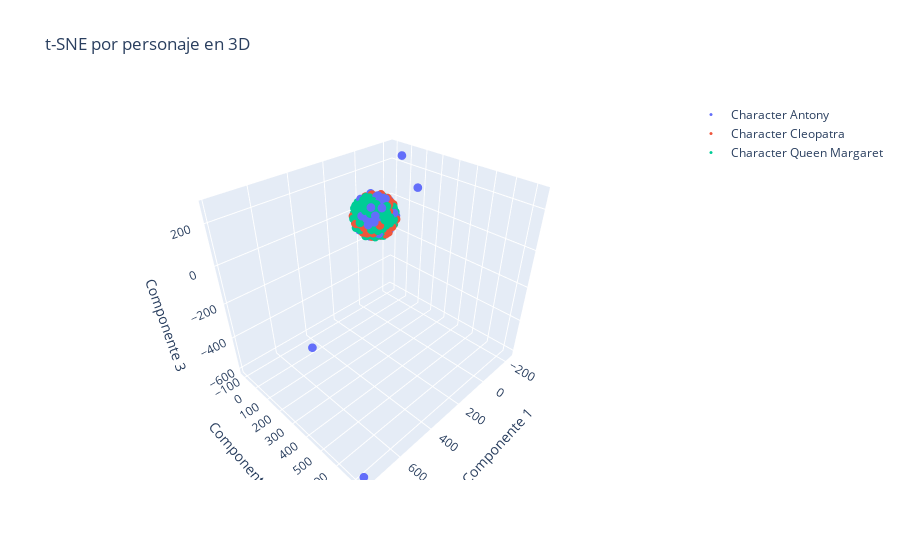

The cell this chart's notebook holds for it:
### Code cell
from sklearn.manifold import TSNE
import numpy as np
import plotly.graph_objs as go

# Configurar y ajustar t-SNE para tres dimensiones con inicialización aleatoria
tsne = TSNE(n_components=3, random_state=42, init='random')
X_train_red = tsne.fit_transform(X_train_tf)

fig = go.Figure()

# Añadir trazos para cada clase en 3D
for character in np.unique(y_train):
    mask_train = y_train == character
    fig.add_trace(go.Scatter3d(
        x=X_train_red[mask_train, 0],
        y=X_train_red[mask_train, 1],
        z=X_train_red[mask_train, 2],
        mode='markers',
        marker=dict(size=3),  # Ajustar el tamaño de los puntos
        name=f'Character {character}'
    ))

# Configurar el layout
fig.update_layout(
    title='t-SNE por personaje en 3D',
    scene=dict(
        xaxis_title='Componente 1',
        yaxis_title='Componente 2',
        zaxis_title='Componente 3'
    )
)

# Mostrar el gráfico
fig.show()

### Figure 1 — Plotly figure (JSON) as saved in the notebook; plotly's stock layout.template omitted (floating-point values rounded to 4 significant figures; data arrays with more than 128 entries replaced by an {"elided": "..."} marker saying what was removed)
{"data": [{"marker": {"size": 3}, "mode": "markers", "name": "Character Antony", "type": "scatter3d", "x": {"elided": "177 float values"}, "y": {"elided": "177 float values"}, "z": {"elided": "177 float values"}}, {"marker": {"size": 3}, "mode": "markers", "name": "Character Cleopatra", "type": "scatter3d", "x": {"elided": "143 float values"}, "y": {"elided": "143 float values"}, "z": {"elided": "143 float values"}}, {"marker": {"size": 3}, "mode": "markers", "name": "Character Queen Margaret", "type": "scatter3d", "x": [34.86, -16.11, -69.03, 30.85, 1.538, -85.56, 87.65, 55.13, -10.96, 36.6, 11.51, -27.83, -17.92, 102.9, 0.2114, 38.03, 64.05, -36.73, 19.33, 90.56, 113.1, 81.99, -0.05367, 1.999, 25.48, 24.85, 20.61, 22.7, -14.7, 98.97, -24.04, 15.09, 30.23, -74.45, 12.46, -45.8, -28.24, -13.31, 33.53, 30.33, -80.91, 76.19, 38.78, 90.12, 52.43, 12.65, 105.0, -74.34, 38.48, 51.09, 31.57, 32.29, 33.11, 73.59, 56.6, 68.63, 20.94, 55.75, -7.814, 60.84, 21.24, 44.3, 2.131, 13.49, 36.13, -41.2, 73.43, 34.31, 55.39, 28.3, 61.86, 14.58, -41.67, 41.14, 50.2, 59.64, -53.7, -63.9, -21.95, 27.62, 75.06, 17.37, 7.387, -1.886, 19.71, 39.86, 46.59, 76.18, -38.19, -35.06, 39.02, 57.32, 74.65, -72.48, -2.064, -5.845, 72.73, 42.04, 22.08, 65.66, -6.508, 51.55, 101.6, -12.71, -8.862, -17.83, -62.62, 57.39, -12.1, -55.42, 64.69, 68.46, 10.55, -39.54, 31.02, 31.11, 22.14, 90.43], "y": [31.28, 22.88, -31.0, 62.57, 31.01, -29.85, -24.94, -61.37, -3.985, 29.17, 67.54, 104.6, -79.0, -47.72, 105.2, -76.4, 86.38, 11.94, 1.203, -14.47, 10.99, 17.77, 37.48, -85.23, -2.63, -11.63, -42.57, 22.97, -34.92, -34.89, -41.82, 22.07, -91.81, -19.11, 96.4, 26.5, -24.68, -9.061, 10.12, 19.64, -0.6535, 45.61, -42.03, 67.72, 41.85, -59.84, -18.73, 8.064, 49.38, -2.678, 42.78, 51.82, 65.1, -31.37, -54.2, -49.71, 22.77, -12.09, 34.69, -87.47, -99.73, 56.9, 63.79, 16.91, 90.5, -38.23, -0.597, -85.75, -47.33, 105.6, -53.16, 80.96, -38.16, -61.06, -9.929, 53.95, -59.12, 81.48, -24.67, -62.82, -2.463, 50.99, 8.193, 41.37, 20.05, 85.11, -31.78, 43.39, -63.85, -28.51, -9.155, 15.05, 28.4, -3.073, 104.0, -22.88, -61.85, -33.38, 78.08, 65.77, 77.5, 12.99, -0.9817, 27.59, 10.38, -40.15, -81.48, 1.808, -65.9, 75.07, -80.75, 1.919, 57.52, 93.8, 101.0, -19.93, -25.67, -43.06], "z": [69.57, -62.15, -75.72, 36.97, 17.98, -12.4, 3.669, 11.95, 26.36, -39.26, 53.55, 5.793, 20.09, 3.276, -2.937, 30.88, -28.01, -53.87, -37.39, 56.06, 5.373, 61.87, -47.84, -54.01, 26.41, 103.5, 95.13, 26.4, -36.47, -43.58, -4.454, -37.86, 54.4, 78.6, 52.33, -27.49, 60.43, 78.16, -19.9, 96.09, -22.72, 54.32, 2.652, -20.85, -16.72, -61.0, 28.67, 39.55, 92.08, 98.69, 19.23, -46.65, -73.8, 75.57, -59.84, -10.26, -105.0, -57.88, -26.67, 5.84, -37.57, 61.74, -87.64, 47.19, -26.47, -65.92, -33.33, 0.4062, -32.95, -5.131, 37.46, 27.49, 36.98, -11.62, 34.59, -73.05, -77.34, 28.21, -56.37, 11.79, 79.66, 72.34, 21.24, -72.61, 3.536, 50.97, 92.05, -23.05, 5.06, -25.14, -9.866, -55.81, -71.72, 2.345, 26.53, 34.41, 60.35, 48.52, -47.57, -7.175, 76.25, 77.62, -41.73, 58.03, -18.84, 45.29, 11.08, 55.41, 41.62, 55.52, 36.92, -87.96, -58.04, -28.94, 23.62, 7.774, -11.31, 40.68]}], "layout": {"scene": {"xaxis": {"title": {"text": "Componente 1"}}, "yaxis": {"title": {"text": "Componente 2"}}, "zaxis": {"title": {"text": "Componente 3"}}}, "title": {"text": "t-SNE por personaje en 3D"}}}
